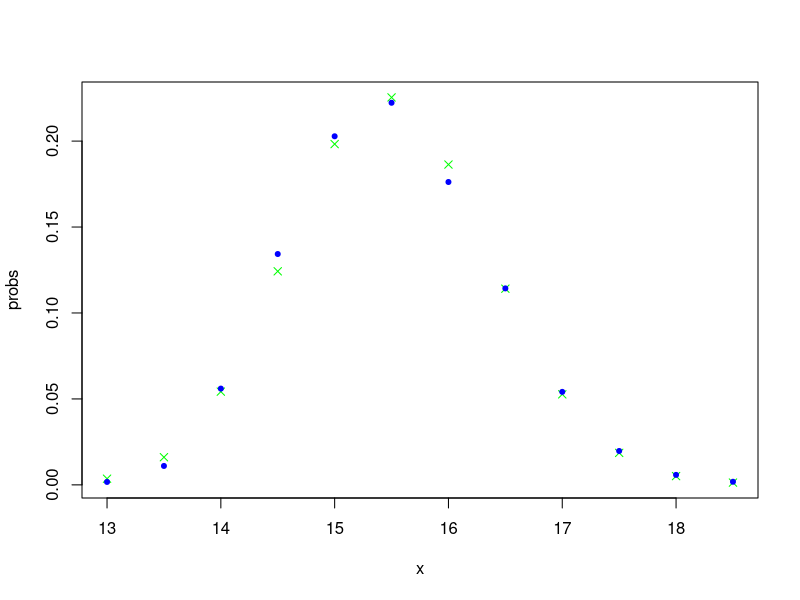
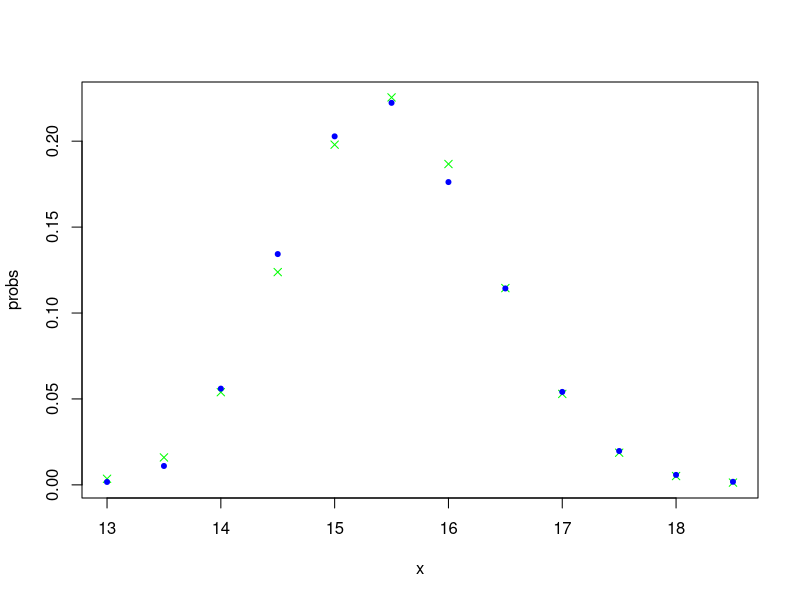

The R script that drew these images, in order:
library( MASS )

## Function for getting data (it's discrete) from experiment with our model
get_data = function() {
  frequencies <- c(17, 110, 560, 1343, 2028, 2223, 1762, 1143, 541, 197, 58, 18)
  values <- seq(13, 18.5, 0.5)
  data <- rep(values, frequencies)
  return (data)
}

## Get data
data = get_data()
data_length = length(data)

table = table(data)
values = as.numeric(names(table))
frequencies = as.numeric(table)
values
frequencies

## Compute shape and rate
parameters = fitdistr(data, "gamma")$estimate
shape = parameters[1]
rate = parameters[2]
mean = mean(data)
shape
rate
mean

## Get probabilities for the intervals
rightVals = c(seq(13.25, 18.25, 0.5), Inf)
leftVals = c(-Inf, seq(13.25, 18.25, 0.5))
x = seq(13, 18.5, 0.5)
probs = pgamma(rightVals, shape, rate) - pgamma(leftVals, shape, rate)

## Chisq test does not work with sample shape and rate
chisq.test(frequencies, p=probs)

best_p = 0
start_rate = 20
rate_step = 0.001
shape_step = 0.001
for (rate_id in 1:1000) {
  cur_rate = start_rate + rate_id * rate_step
  
  start_shape = 315
  for (shape_id in 1:1000) {
    cur_shape = start_shape + shape_id * shape_step
    probs = (pgamma(rightVals, cur_shape, cur_rate) - 
               pgamma(leftVals, cur_shape, cur_rate))
    cur_res = chisq.test(frequencies, p=probs)
    cur_p = cur_res$p.value
    if (best_p < cur_p) {
      best_res = cur_res
      best_p = cur_p
      best_rate = cur_rate
      best_shape = cur_shape
    }
  }
}
best_res
best_rate
best_shape
best_p

probs = (pgamma(rightVals, best_shape, best_rate) 
         - pgamma(leftVals, best_shape, best_rate))
plot(x, probs, col="green", pch=4)
points(x, frequencies / data_length, col="blue", pch=20)

## With best shape and sample mean chisq test does not work
chisq.test(frequencies, p=probs)

## Optimize p value and find best shape (sample mean = 15.4969)
optimize_data_shape = function(cur_data_shape) {
  cur_data_rate = cur_data_shape / mean
  probs = (pgamma(rightVals, cur_data_shape, cur_data_rate) - 
             pgamma(leftVals, cur_data_shape, cur_data_rate))
  cur_res = chisq.test(frequencies, p=probs)
  return (cur_res$p.value)
}

optimize_result = optimize(optimize_data_shape, interval = c(300, 320),
                           maximum = TRUE, tol = 0.0001)
optimize_shape = optimize_result$maximum
optimize_shape
optimize_rate = optimize_shape / mean
optimize_rate

probs = (pgamma(rightVals, optimize_shape, optimize_rate) 
         - pgamma(leftVals, optimize_shape, optimize_rate))
plot(x, probs, col="green", pch=4)
points(x, frequencies / data_length, col="blue", pch=20)

## With best shape and sample mean chisq test does not work
chisq.test(frequencies, p=probs)
